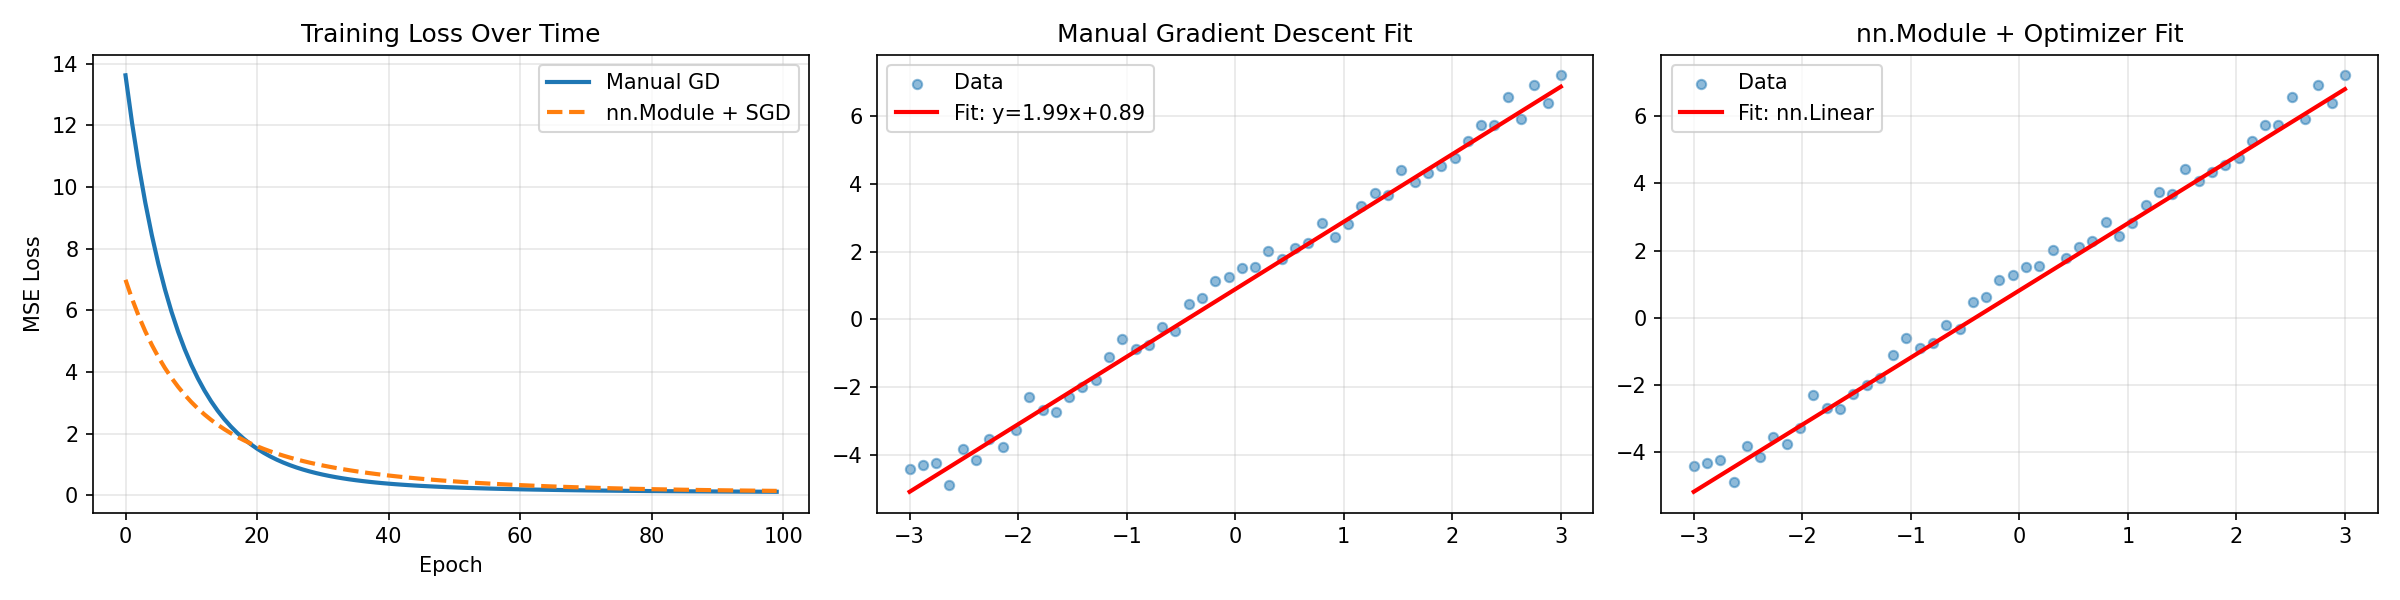

Generate this figure with Python:
"""
=============================================================================
 01 — Gradient Descent & Backpropagation with PyTorch
=============================================================================

GOAL: Understand how neural networks *learn* by adjusting weights.

KEY CONCEPTS:
  • Forward pass  — compute prediction from inputs
  • Loss function  — measure how wrong the prediction is
  • Backward pass (backpropagation) — compute gradients ∂Loss/∂weight
  • Gradient descent — update weights in the direction that reduces loss

KEY PYTORCH FUNCTIONS:
  • torch.tensor(..., requires_grad=True)  — tells PyTorch to track operations
  • loss.backward()                        — computes all gradients (backprop)
  • optimizer.zero_grad()                  — clears old gradients before next step
  • optimizer.step()                       — updates weights using gradients
"""

import torch
import torch.nn as nn
import matplotlib.pyplot as plt

# ── reproducibility ──────────────────────────────────────────────────────────
torch.manual_seed(42)

# =============================================================================
# PART 1: Manual Gradient Descent (no nn module — pure math)
# =============================================================================
# We'll fit a simple linear function:  y = 2x + 1
# The model will try to learn w=2 and b=1 from data.

print("=" * 70)
print("PART 1: Manual Gradient Descent — learn y = 2x + 1")
print("=" * 70)

# ── 1a. Create synthetic data ──────────────────────────────────────────────
X = torch.linspace(-3, 3, 50)             # 50 evenly-spaced points
y_true = 2 * X + 1 + 0.3 * torch.randn(50)  # y = 2x + 1 + noise

# ── 1b. Initialize learnable parameters ───────────────────────────────────
# requires_grad=True  →  PyTorch will record every operation on these tensors
#                         so it can later compute d(loss)/d(w) and d(loss)/d(b)
w = torch.tensor(0.0, requires_grad=True)
b = torch.tensor(0.0, requires_grad=True)

learning_rate = 0.01
losses_manual = []

print(f"\nBefore training:  w = {w.item():.4f},  b = {b.item():.4f}")

for epoch in range(100):
    # ── FORWARD PASS ──────────────────────────────────────────────────────
    # Compute prediction using current w and b
    y_pred = w * X + b

    # ── COMPUTE LOSS ──────────────────────────────────────────────────────
    # Mean Squared Error:  L = (1/N) Σ (y_pred - y_true)²
    loss = ((y_pred - y_true) ** 2).mean()
    losses_manual.append(loss.item())

    # ── BACKWARD PASS (backpropagation) ───────────────────────────────────
    # This single call walks backward through the computation graph and
    # fills in  w.grad  and  b.grad  with  ∂loss/∂w  and  ∂loss/∂b
    loss.backward()

    # ── GRADIENT DESCENT UPDATE ───────────────────────────────────────────
    # torch.no_grad() — we don't want PyTorch to track the update itself
    with torch.no_grad():
        w -= learning_rate * w.grad      # w = w - lr * ∂loss/∂w
        b -= learning_rate * b.grad      # b = b - lr * ∂loss/∂b

    # ── ZERO GRADIENTS ────────────────────────────────────────────────────
    # Gradients accumulate by default!  We must clear them before next step.
    w.grad.zero_()
    b.grad.zero_()

    if (epoch + 1) % 20 == 0:
        print(f"  Epoch {epoch+1:3d}  |  Loss: {loss.item():.4f}  "
              f"|  w: {w.item():.4f}  b: {b.item():.4f}")

print(f"\nAfter training:   w = {w.item():.4f},  b = {b.item():.4f}")
print(f"Ground truth:     w = 2.0000,  b = 1.0000")


# =============================================================================
# PART 2: Using nn.Module & Optimizer (the PyTorch way)
# =============================================================================
# Same problem, but now using PyTorch's building blocks:
#   nn.Linear   — a layer that does  y = Wx + b  internally
#   nn.MSELoss  — mean squared error loss
#   optim.SGD   — stochastic gradient descent optimizer

print("\n" + "=" * 70)
print("PART 2: Using nn.Module & Optimizer")
print("=" * 70)


class LinearModel(nn.Module):
    """
    A tiny 1-input → 1-output linear model.
    nn.Module gives us:
      • automatic parameter registration (model.parameters())
      • .forward() defines the computation
      • interplay with optimizers, loss functions, etc.
    """
    def __init__(self):
        super().__init__()
        self.linear = nn.Linear(in_features=1, out_features=1)
        # nn.Linear already creates weight and bias with requires_grad=True

    def forward(self, x):
        return self.linear(x)


# ── 2a. Reshape data for nn.Linear (expects [N, 1] not [N]) ──────────────
X_2d = X.unsqueeze(1)          # shape: [50] → [50, 1]
y_2d = y_true.unsqueeze(1)     # shape: [50] → [50, 1]

# ── 2b. Create model, loss function, optimizer ───────────────────────────
model = LinearModel()
criterion = nn.MSELoss()                              # loss function
optimizer = torch.optim.SGD(model.parameters(), lr=0.01)  # optimizer

print(f"\nModel parameters before training:")
for name, param in model.named_parameters():
    print(f"  {name:20s} = {param.data.item():.4f}")

losses_nn = []

for epoch in range(100):
    # ── FORWARD PASS ──────────────────────────────────────────────────────
    y_pred = model(X_2d)

    # ── COMPUTE LOSS ──────────────────────────────────────────────────────
    loss = criterion(y_pred, y_2d)
    losses_nn.append(loss.item())

    # ── BACKWARD PASS ─────────────────────────────────────────────────────
    # Step 1: clear old gradients   (otherwise they accumulate!)
    optimizer.zero_grad()

    # Step 2: compute fresh gradients
    loss.backward()

    # ── UPDATE WEIGHTS ────────────────────────────────────────────────────
    # Step 3: optimizer adjusts each parameter by  p = p - lr * p.grad
    optimizer.step()

    if (epoch + 1) % 20 == 0:
        print(f"  Epoch {epoch+1:3d}  |  Loss: {loss.item():.4f}")

print(f"\nModel parameters after training:")
for name, param in model.named_parameters():
    print(f"  {name:20s} = {param.data.item():.4f}")
print(f"Ground truth:        weight = 2.0000,  bias = 1.0000")


# =============================================================================
# PART 3: Visualizing the Computation Graph (autograd under the hood)
# =============================================================================
# Let's peek at how PyTorch's autograd tracks operations.

print("\n" + "=" * 70)
print("PART 3: Exploring autograd — the engine behind backpropagation")
print("=" * 70)

a = torch.tensor(3.0, requires_grad=True)
b_val = torch.tensor(2.0, requires_grad=True)
c = a * b_val          # c = a * b
d = c + a              # d = c + a = a*b + a
e = d ** 2             # e = (a*b + a)²

print(f"\n  a = {a.item()},  b = {b_val.item()}")
print(f"  c = a * b     = {c.item()}")
print(f"  d = c + a     = {d.item()}")
print(f"  e = d²        = {e.item()}")

# Backprop from e
e.backward()

# The chain rule gives us:
#   de/da = 2d * (b + 1) = 2*(3*2+3)*(2+1) = 2*9*3 = 54
#   de/db = 2d * a       = 2*9*3             = 54
print(f"\n  de/da (autograd) = {a.grad.item()}")
print(f"  de/da (manual)   = {2 * (a.item()*b_val.item()+a.item()) * (b_val.item()+1)}")
print(f"  de/db (autograd) = {b_val.grad.item()}")
print(f"  de/db (manual)   = {2 * (a.item()*b_val.item()+a.item()) * a.item()}")
print("\n  ✅  autograd matches our manual chain-rule calculation!")


# =============================================================================
# PART 4: Visualize Training
# =============================================================================

fig, axes = plt.subplots(1, 3, figsize=(16, 4))

# ── Plot 1: Loss curves ──────────────────────────────────────────────────
axes[0].plot(losses_manual, label="Manual GD", linewidth=2)
axes[0].plot(losses_nn, label="nn.Module + SGD", linewidth=2, linestyle="--")
axes[0].set_xlabel("Epoch")
axes[0].set_ylabel("MSE Loss")
axes[0].set_title("Training Loss Over Time")
axes[0].legend()
axes[0].grid(True, alpha=0.3)

# ── Plot 2: Learned line vs data (manual) ────────────────────────────────
with torch.no_grad():
    y_fit_manual = w * X + b
axes[1].scatter(X.numpy(), y_true.numpy(), alpha=0.5, s=20, label="Data")
axes[1].plot(X.numpy(), y_fit_manual.numpy(), "r-", linewidth=2,
             label=f"Fit: y={w.item():.2f}x+{b.item():.2f}")
axes[1].set_title("Manual Gradient Descent Fit")
axes[1].legend()
axes[1].grid(True, alpha=0.3)

# ── Plot 3: Learned line vs data (nn.Module) ─────────────────────────────
with torch.no_grad():
    y_fit_nn = model(X_2d).squeeze()
axes[2].scatter(X.numpy(), y_true.numpy(), alpha=0.5, s=20, label="Data")
axes[2].plot(X.numpy(), y_fit_nn.numpy(), "r-", linewidth=2,
             label=f"Fit: nn.Linear")
axes[2].set_title("nn.Module + Optimizer Fit")
axes[2].legend()
axes[2].grid(True, alpha=0.3)

plt.tight_layout()
plt.savefig("01_gradient_descent_backprop.png", dpi=150)
print("\n📊  Plot saved to 01_gradient_descent_backprop.png")
plt.show()


# =============================================================================
# SUMMARY — Key Takeaways
# =============================================================================
print("""
╔══════════════════════════════════════════════════════════════════════╗
║  KEY TAKEAWAYS                                                      ║
╠══════════════════════════════════════════════════════════════════════╣
║                                                                      ║
║  1. requires_grad=True   tells PyTorch to track operations           ║
║  2. loss.backward()      computes all gradients (backpropagation)    ║
║  3. optimizer.zero_grad() clears old gradients (they accumulate!)    ║
║  4. optimizer.step()     updates weights using gradients             ║
║                                                                      ║
║  The training loop is always:                                        ║
║     forward → loss → zero_grad → backward → step                    ║
║                                                                      ║
║  PyTorch autograd builds a computation graph dynamically and uses    ║
║  the chain rule to compute gradients automatically — you never       ║
║  need to derive gradients by hand!                                   ║
║                                                                      ║
╚══════════════════════════════════════════════════════════════════════╝
""")
